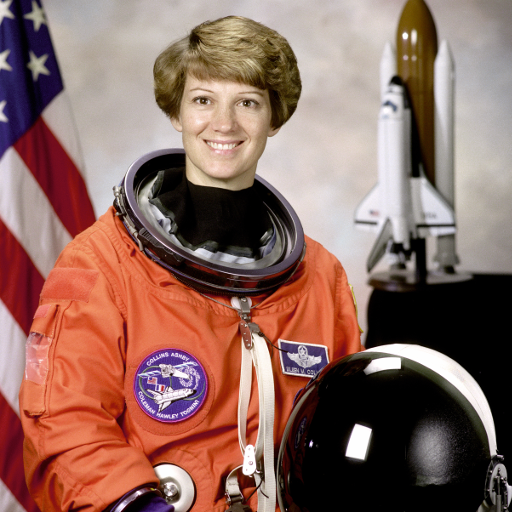
#> input picture skimage.data.astronaut(), 512 x 512 px
$ jupyter execute --allow-errors 03-Image_restoration_Noise_Segmentation_and_Contours.ipynb   (older library calls are emulated)
#> lines starting #> are read from the running program, lines starting #| are printed output that depends on the picture; after the words box and inside, x2 and y2 are one past the last pixel; in counts of white or black regions, pixels touching at a corner belong together
[cell 1]
import numpy as np
import pandas as pd
import matplotlib.pyplot as plt

from skimage import color, data, exposure, morphology
from skimage.color import label2rgb, rgb2gray
from skimage.filters import gaussian, threshold_local, threshold_otsu, try_all_threshold
from skimage.restoration import denoise_bilateral, denoise_tv_chambolle, inpaint
from skimage.segmentation import slic
from skimage.transform import rotate, rescale
from skimage.util import random_noise

## Let's restore a damaged image

- In this exercise, we'll restore an image that has missing parts in it, using the inpaint_biharmonic() function.

- Small cute puppy: Loaded as defect_image.

- We'll work on an image from the data module, obtained by data.astronaut(). Some of the pixels have been replaced with 0s using a binary mask, on purpose, to simulate a damaged image. Replacing pixels with 0s turns them totally black. The defective image is saved as an array called defect_image.

- The mask is a black and white image with patches that have the position of the image bits that have been corrupted. We can apply the restoration function on these areas. This mask is preloaded as mask.

- Remember that inpainting is the process of reconstructing lost or deteriorated parts of images and videos.

### Instructions 1/3
-    Import the inpaint function in the restoration module in scikit-image (skimage).

[cell 2]
def show_image(image, title='Image restored'):
    plt.imshow(image)
    plt.title(title)
    plt.axis('off')
    plt.show()

def get_mask(image):
    ''' Creates mask with four defect regions '''
    mask = np.zeros(image.shape[:-1])
    mask[20:60, 0:20] = 1
    mask[160:180, 70:155] = 1
    mask[30:90, 310:350] = 1
    mask[350:390, 70:90] = 1
    return mask

defect_image = data.astronaut()
#> defect_image is the input picture: shape (512, 512, 3); mean R, G, B 141.6, 105.8, 96.5

mask = get_mask(defect_image)
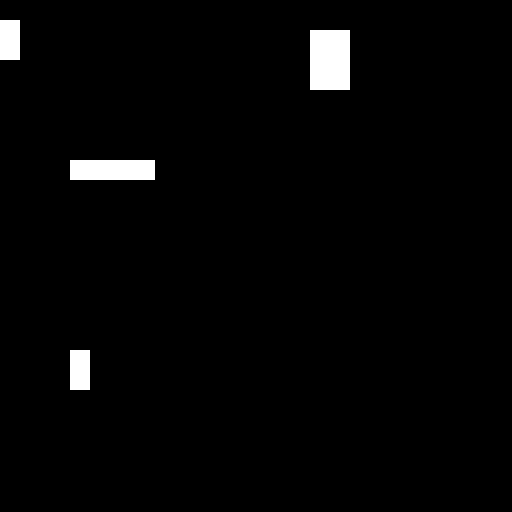
#> mask: shape (512, 512) float64; values 0 (black) and 1 (white), 2.2% white; 4 white regions, box (x1, y1, x2, y2) and area: (310, 30, 350, 90) 2400, (70, 160, 155, 180) 1700, (0, 20, 20, 60) 800, (70, 350, 90, 390) 800

[cell 3]
# Import the module from restoration
from skimage.restoration import inpaint

### Instructions 2/3
-    Show the defective image using show_image().

[cell 4]
# Import the module from restoration
from skimage.restoration import inpaint

# Show the defective image
show_image(defect_image, 'Image to restore')

### Instructions 3/3
-    Call the correct function from inpaint. Use the corrupted image as the first parameter, then the mask and multichannel boolean.

[cell 5]
# Import the module from restoration
from skimage.restoration import inpaint

# Show the defective image
show_image(defect_image, 'Image to restore')

# Apply the restoration function to the image using the mask
#restored_image = inpaint.inpaint_biharmonic(defect_image, mask, multichannel=True)
#> (the rest of this cell did not finish here and is left out)

## Removing logos

- As we saw in the video, another use of image restoration is removing objects from an scene. In this exercise, we'll remove the Datacamp logo from an image.

- Landscape with small datacamp logo: Image loaded as image_with_logo. Image skipped

- You will create and set the mask to be able to erase the logo by inpainting this area.

- Remember that when you want to remove an object from an image you can either manually delineate that object or run some image analysis algorithm to find it.

### Instructions
-    Initialize a mask with the same shape as the image, using np.zeros().
-    In the mask, set the region that will be inpainted to 1 .
-    Apply inpainting to image_with_logo using the mask.

#> (a cell that did not finish here is left out)

#> (a cell that did not finish here is left out)

## Let's make some noise!

- In this exercise, we'll practice adding noise to a fruit image.

- Various fruits: Image preloaded as fruit_image.  Image skipped

### Instructions
-    Import the util module and the random noise function.
-    Add noise to the image.
-    Show the original and resulting image.

[cell 8]
fruit_image = plt.imread('./../../imgs/processing/fruits_square.jpg')
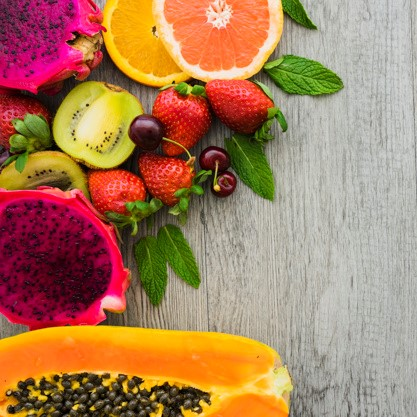
#> input picture imgs/processing/fruits_square.jpg, 417 x 417 px
#> fruit_image is the input picture: shape (417, 417, 3); mean R, G, B 170.2, 126.7, 93.8

[cell 9]
# Import the module and function
from skimage.util import random_noise

# Add noise to the image
noisy_image = random_noise(fruit_image)

# Show original and resulting image
show_image(fruit_image, 'Original')
show_image(noisy_image, 'Noisy image')

## Reducing noise

- We have a noisy image that we want to improve by removing the noise in it.

- Small cute puppy, Preloaded as noisy_image.  Image skipped

- Use total variation filter denoising to accomplish this.

### Instructions
-    Import the denoise_tv_chambolle function from its module.
-    Apply total variation filter denoising.
-    Show the original noisy and the resulting denoised image.

[cell 10]
noisy_image = plt.imread('./../../imgs/processing/miny.jpeg')
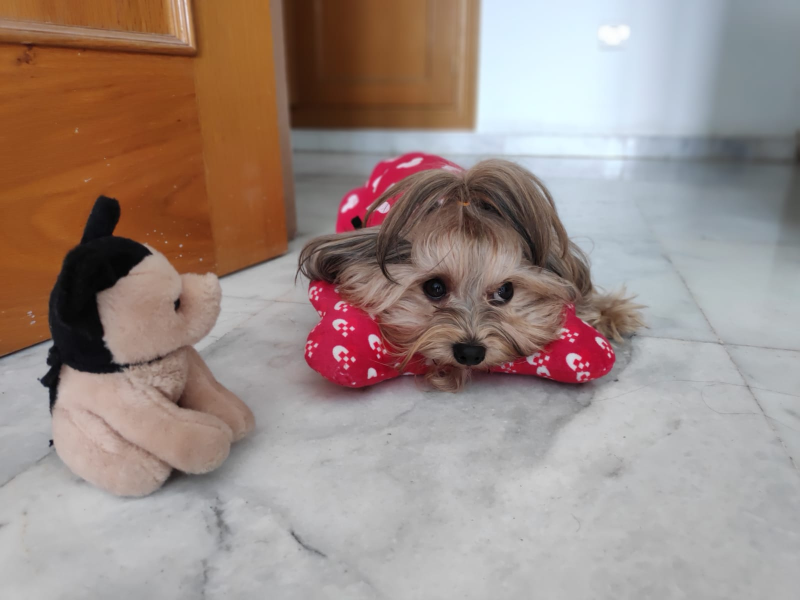
#> input picture imgs/processing/miny.jpeg, 1600 x 1200 px (shown at 1/2 size)
#> noisy_image is the input picture: shape (1200, 1600, 3); mean R, G, B 157, 139.9, 133.1

[cell 11]
# Import the module and function
from skimage.restoration import denoise_tv_chambolle

# Apply total variation filter denoising
#denoised_image = denoise_tv_chambolle(noisy_image, multichannel=True)
denoised_image = denoise_tv_chambolle(noisy_image)

# Show the noisy and denoised images
show_image(noisy_image, 'Noisy')
show_image(denoised_image, 'Denoised image')

## Reducing noise while preserving edges

- In this exercise, you will reduce the noise in this landscape picture.

- Landscape of a river, Preloaded as landscape_image.  Image skipped

- Since we prefer to preserve the edges in the image, we'll use the bilateral denoising filter.

### Instructions
-    Import the denoise_bilateral function from its module.
-    Apply bilateral filter denoising.
-    Show the original noisy and the resulting denoised image.

[cell 12]
landscape_image = plt.imread('./../../imgs/processing/noise-noisy-nature.jpg')
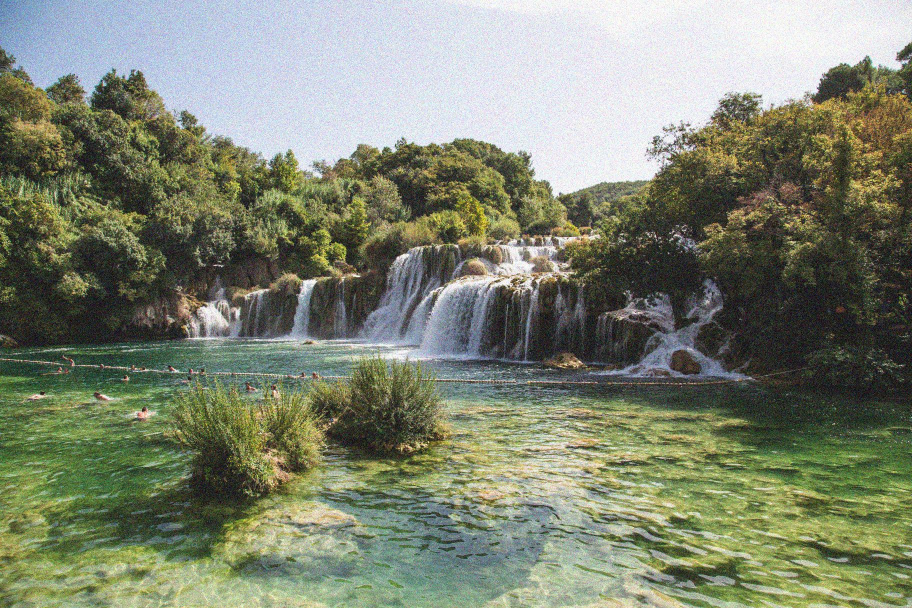
#> input picture imgs/processing/noise-noisy-nature.jpg, 1824 x 1216 px (shown at 1/2 size)
#> landscape_image is the input picture: shape (1216, 1824, 3); mean R, G, B 126.7, 132.9, 113.2

[cell 13]
# Import bilateral denoising function
from skimage.restoration import denoise_bilateral

# Apply bilateral filter denoising
#denoised_image = denoise_bilateral(landscape_image, multichannel=True)
denoised_image = denoise_bilateral(landscape_image, channel_axis=-1)
#> denoised_image: shape (1216, 1824, 3) float64

# Show original and resulting images
show_image(landscape_image, 'Noisy image')
show_image(denoised_image, 'Denoised image')

## Superpixel segmentation

- In this exercise, you will apply unsupervised segmentation to the same image, before it's passed to a face detection machine learning model.

- So you will reduce this image from 265 * 191 = 50615 pixels down to 400 regions.

- Young woman, Already preloaded as face_image. Image skipped

- The show_image() function has been preloaded for you as well.

### Instructions
-    Import the slic() function from the segmentation module.
-    Import the label2rgb() function from the color module.
-    Obtain the segmentation with 400 regions using slic().
-    Put segments on top of original image to compare with label2rgb().

[cell 14]
face_image = plt.imread('./../../imgs/processing/chinese.jpg')
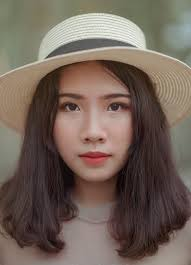
#> input picture imgs/processing/chinese.jpg, 191 x 265 px
#> face_image is the input picture: shape (265, 191, 3); mean R, G, B 114.6, 99.2, 89

[cell 15]
# Import the slic function from segmentation module
from skimage.segmentation import slic

# Import the label2rgb function from color module
from skimage.color import label2rgb

# Obtain the segmentation with 400 regions
segments = slic(face_image, n_segments= 400)
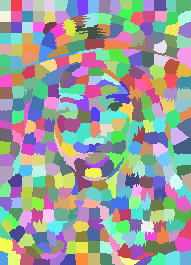
#> segments: shape (265, 191) int64; 373 distinct labels, from 1 to 373; one colour per label, 0 black

# Put segments on top of original image to compare
segmented_image = label2rgb(segments, face_image, kind='avg')

# Show the segmented image
show_image(segmented_image, "Segmented image, 400 superpixels")

## Contouring shapes

- In this exercise we'll find the contour of a horse.

- For that we will make use of a binarized image provided by scikit-image in its data module. Binarized images are easier to process when finding contours with this algorithm. Remember that contour finding only supports 2D image arrays.

- Once the contour is detected, we will display it together with the original image. That way we can check if our analysis was correct!

- show_image_contour(image, contours) is a preloaded function that displays the image with all contours found using Matplotlib. Shape of a horse in black and white, Image skipped

- Remember you can use the find_contours() function from the measure module, by passing the thresholded image and a constant value.

### Instructions
-    Import the data and the module needed for contouring detection.
-    Obtain the horse image shown in the context area.
-    Find the contours of the horse image using a constant level value of 0.8.

[cell 16]
def show_image_contour(image, contours):
    plt.figure()
    for n, contour in enumerate(contours):
        plt.plot(contour[:, 1], contour[:, 0], linewidth=3)
    plt.imshow(image, interpolation='nearest', cmap='gray_r')
    plt.title('Contours')
    plt.axis('off')
    plt.show()

[cell 17]
# Import the modules
from skimage import data, measure

# Obtain the horse image
horse_image = data.horse()
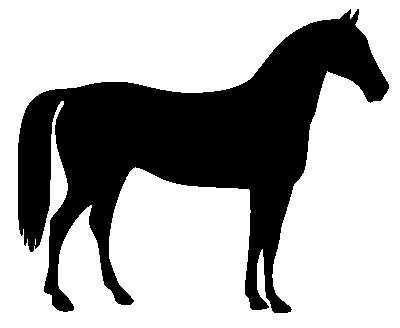
#> input picture skimage.data.horse(), 400 x 328 px
#> horse_image is the input picture: shape (328, 400) bool; 66.9% white; 1 black region, box (x1, y1, x2, y2) and area: (18, 9, 389, 313) 43412

# Find the contours with a constant level value of 0.8
contours = measure.find_contours(horse_image, 0.8)
#> contours = 2 point arrays, longest 2645 points

# Shows the image with contours found
show_image_contour(horse_image, contours)
#> the loop in show_image_contour, `for n, contour in enumerate(contours):` made 2 passes

## Find contours of an image that is not binary

- Let's work a bit more on how to prepare an image to be able to find its contours and extract information from it.

- We'll process an image of two purple dice loaded as image_dice and determine what number was rolled for each dice.  Purple dice, image skipped

- In this case, the image is not grayscale or binary yet. This means we need to perform some image pre-processing steps before looking for the contours. First, we'll transform the image to a 2D array grayscale image and next apply thresholding. Finally, the contours are displayed together with the original image.

- color, measure and filters modules are already imported so you can use the functions to find contours and apply thresholding.

- We also import the io module to load the image_dice from local memory, using imread. Read more here.

### Instructions 1/4
-    Transform the image to grayscale using rgb2gray().

[cell 18]
image_dice = plt.imread('./../../imgs/processing/dices.png')
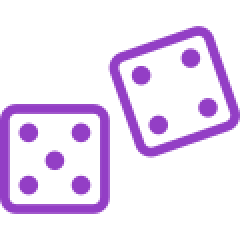
#> input picture imgs/processing/dices.png, 120 x 120 px (shown 2 times larger)
#> image_dice is the input picture: shape (120, 120, 4) float32; mean R, G, B, A 0.118, 0.049, 0.158, 0.17

[cell 19]
# Make the image grayscale
#image_dice = color.rgb2gray(image_dice)
image_dice = color.rgb2gray(image_dice[:,:,:3])
#> image_dice: shape (120, 120) float32

### Instructions 2/4
-    Obtain the optimal threshold value for the image and set it as thresh.

[cell 20]
image_dice = plt.imread('./../../imgs/processing/dices.png')

[cell 21]
# Make the image grayscale
#image_dice = color.rgb2gray(image_dice)
image_dice = color.rgb2gray(image_dice[:,:,:3])

# Obtain the optimal thresh value
#thresh = filters.threshold_otsu(image_dice)
thresh = threshold_otsu(image_dice)
#> thresh = 0.000836

### Instructions 3/4
-    Apply thresholding to the image once you have the optimal threshold value thresh, using the corresponding operator.

[cell 22]
image_dice = plt.imread('./../../imgs/processing/dices.png')

[cell 23]
# Make the image grayscale
#image_dice = color.rgb2gray(image_dice)
image_dice = color.rgb2gray(image_dice[:,:,:3])

# Obtain the optimal thresh value
#thresh = filters.threshold_otsu(image_dice)
thresh = threshold_otsu(image_dice)

# Apply thresholding
binary = image_dice > thresh
#> binary: shape (120, 120) bool; 20.4% white; 11 white regions, largest, box (x1, y1, x2, y2) and area: (54, 13, 120, 79) 1135, (0, 52, 55, 107) 980, (9, 61, 20, 72) 93

### Instructions 4/4
-    Apply the corresponding function to obtain the contours and use a value level of 0.8.

[cell 24]
image_dice = plt.imread('./../../imgs/processing/dices.png')

[cell 25]
# Make the image grayscale
#image_dice = color.rgb2gray(image_dice)
image_dice = color.rgb2gray(image_dice[:,:,:3])

# Obtain the optimal thresh value
#thresh = filters.threshold_otsu(image_dice)
thresh = threshold_otsu(image_dice)

# Apply thresholding
binary = image_dice > thresh

# Find contours at a constant value of 0.8
contours = measure.find_contours(binary, 0.8)
#> contours = 13 point arrays, longest 255 points

# Show the image
show_image_contour(image_dice, contours)
#> the loop in show_image_contour (call 2), `for n, contour in enumerate(contours):` made 13 passes
#> in show_image_contour (call 2), `plt.show()`:
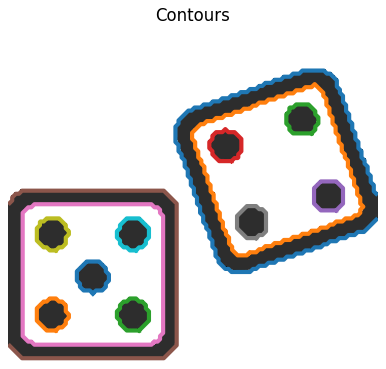
#> figure drawn by matplotlib, 1 panel

## Count the dots in a dice's image

- Now we have found the contours, we can extract information from it.

- In the previous exercise, we prepared a purple dices image to find its contours: (3 images showing the steps to find contours, image skipped)

- This time we'll determine what number was rolled for the dice, by counting the dots in the image.

- The contours found in the previous exercise are preloaded as contours.

- Create a list with all contour's shapes as shape_contours. You can see all the contours shapes by calling shape_contours in the console, once you have created it.

- Check that most of the contours aren't bigger in size than 50. If you count them, they are the exact number of dots in the image.

- show_image_contour(image, contours) is a preloaded function that displays the image with all contours found using Matplotlib.

### Instructions
-    Make shape_contours be a list with all contour shapes of contours.
-    Set max_dots_shape to 50.
-    Set the shape condition of the contours to be the maximum shape size of the dots max_dots_shape.
-    Print the dice's number.

[cell 26]
def show_image_contour(image, contours):
    plt.figure()
    for n, contour in enumerate(contours):
        plt.plot(contour[:, 1], contour[:, 0], linewidth=5, color='green')
    plt.imshow(image, interpolation='nearest', cmap='gray')
    plt.title('Contours')
    plt.axis('off')
    plt.show()

[cell 27]
# Create list with the shape of each contour
shape_contours = [cnt.shape[0] for cnt in contours]
#> shape_contours = [255, 221, 43, 45, 41, 173, 181, 43, 45, 45, 45, 45, 45]

# Set 50 as the maximum size of the dots shape
max_dots_shape = 50

# Count dots in contours excluding bigger than dots size
dots_contours = [cnt for cnt in contours if np.shape(cnt)[0] < max_dots_shape]
#> dots_contours = 9 point arrays, longest 45 points

# Shows all contours found
show_image_contour(binary, contours)
#> the loop in show_image_contour, `for n, contour in enumerate(contours):` made 13 passes
#> in show_image_contour, `plt.show()`:
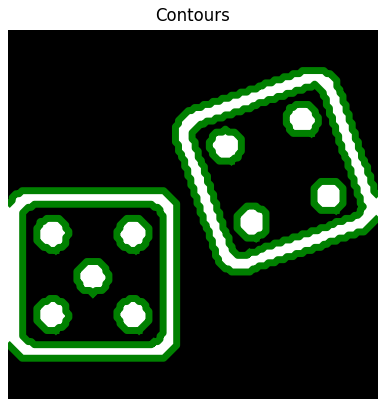
#> figure drawn by matplotlib, 1 panel

# Print the dice's number
print("Dice's dots number: {}. ".format(len(dots_contours)))
#| Dice's dots number: 9.
